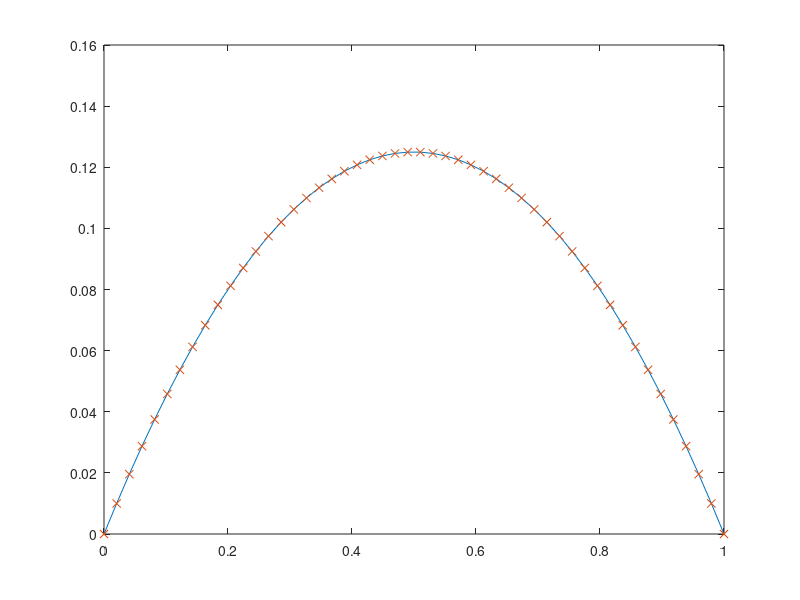

The MATLAB source for this figure:
a = 0; 
b = 1;
L = b-a;
nnodes = 50;
nels   = nnodes - 1;
h      = L / nels;
nodes  = [0:h:L];
elements = [1:nnodes-1; 2:nnodes];

%% Initialize the coefficients matrix
A = zeros (nnodes);

%% loop over the intervals to assemble the coefficient matrix:
for iel=1:nels

  %% build local matrix
  mloc = zeros (2);
  
  %% loop over the rows of the local matrix
  for inode =1:2
    
    %% compute gradient of the inode-th test function
    igrad = (-1)^inode / h;

    %% loop over the columns of the local matrix
    for jnode =1:2
      
      %% compute gradient of the jnode-th shape function
      jgrad = (-1)^jnode/h;
      
      %% integrate igrad*jgrad over the element iel and store at mloc (inode, jnode)            
      mloc(inode,jnode) = igrad * jgrad * h;
      
    end 
  end 
  
  %% Assembly:
  for inode =1:2
    for jnode =1:2
      A(elements(inode,iel), elements(jnode,iel)) = ...
      A(elements(inode,iel), elements(jnode,iel)) + ...
      mloc(inode,jnode);
    end
  end
end


%% Initialize the rhs vector
f = zeros (nnodes, 1);

%% loop over the elements to assemble the rhs
for iel = 1:nels

  %% build local vector
  vloc = zeros (2, 1);

  %% loop over the rows of local vector
  for inode =1:2
    
    %% compute the integral of the forcing term
    %% times the inode-th test function integrated
    %% on the interval iel 
    vloc(inode) = h / 2;
    
  end 

  %% Assembly:
  for inode = 1:2
    f(elements(inode, iel)) += ...
    vloc(inode);
  end
end
%% Impose boundary conditions via Iron's trick
f(1)   = 0;
f(end) = 0;

A(1, 1) = 1;
A(1, 2:end) = 0;

A(end, end) = 1;
A(end, 1:end-1) = 0;

%% Solve linear system
uh = A \ f;

%% plot solution
plot (nodes, uh, nodes, nodes .* (1 - nodes) / 2, 'x')
